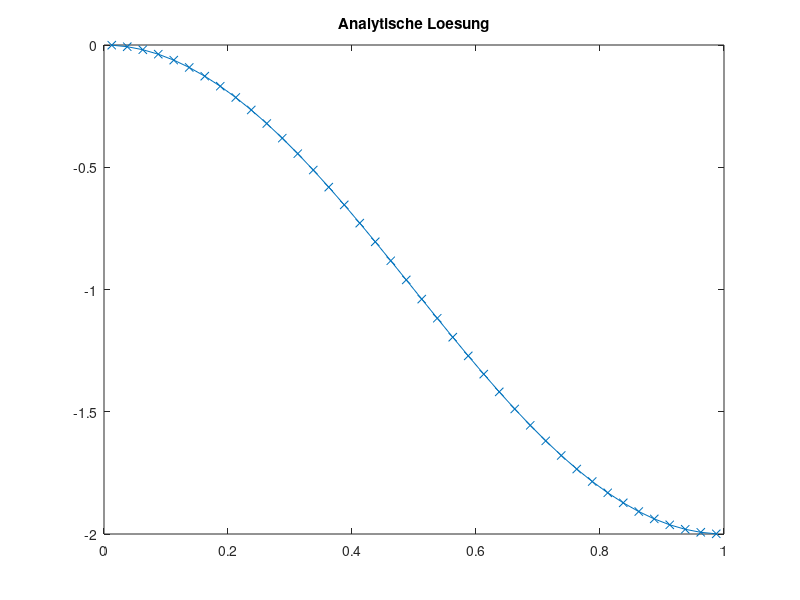
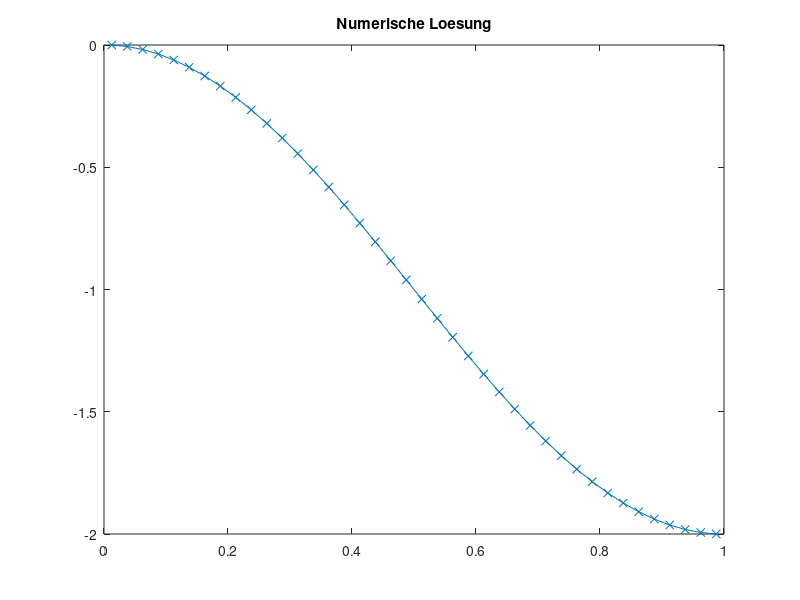
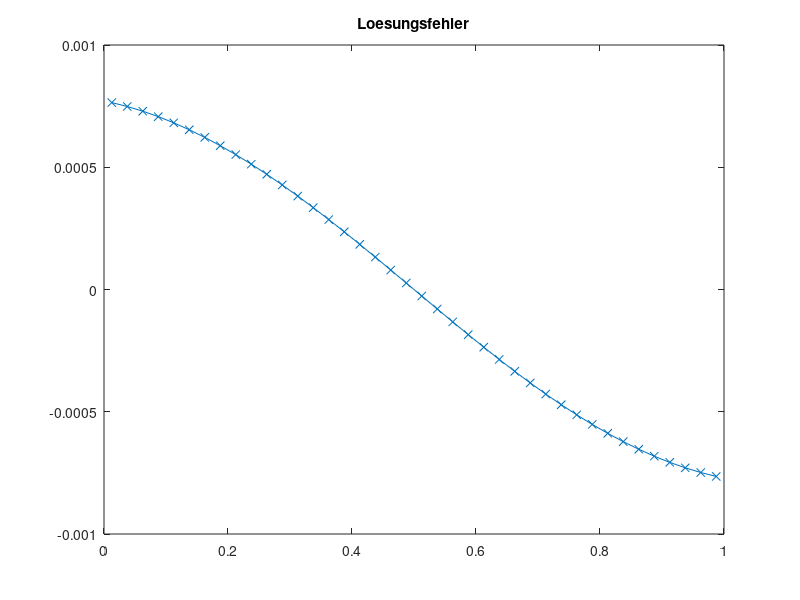
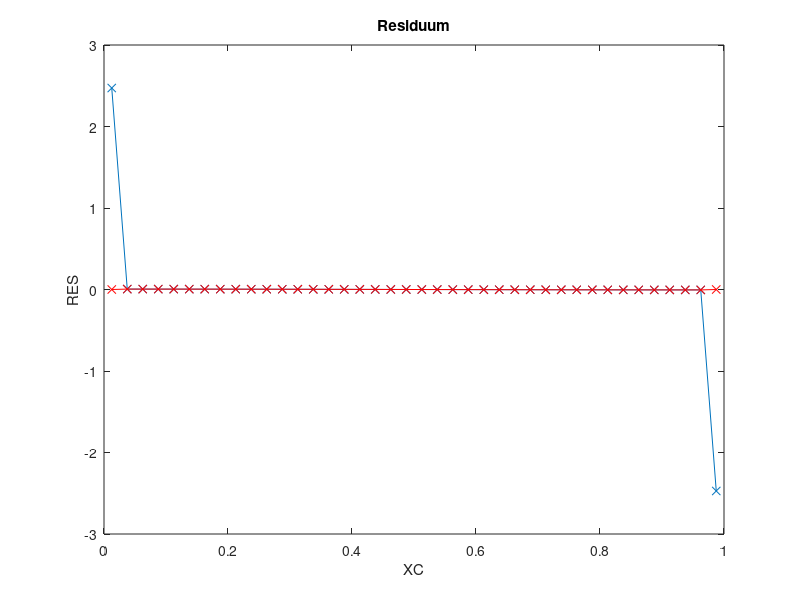

These figures' MATLAB source, in order:
clc
clear all
close all

%SOL=@(x) sin(pi*x)+1;
%MSOL=@(x)-pi^2*sin(pi*x);

SOL=@(x) cos(pi*x)-1;
MSOL=@(x)-pi^2*cos(pi*x);

DIF=1.0;
XMIN=0.0;
XMAX=1.0;

N=40; % KV's

X = linspace(XMIN, XMAX, N+1);
XC = (X(1:N)+X(2:N+1))/2;
XCR = [XMIN, XC, XMAX];

%%% ANALYTISCHE LÖSUNG
TA = zeros(1, N);
for I=1:N
  TA(I)=SOL(XC(I));
end

figure(1)
plot(XC, TA, 'x-');
title('Analytische Loesung')

%%% FVM Lösung

% Randbedingungen
RBE = SOL(XMAX);
RBW = SOL(XMIN);

% Koeffizienten speichern
AP = zeros(1, N);
AE = zeros(1, N);
AW = zeros(1, N);

for I=1:N
  DX = X(I+1)-X(I);

  DXE = XCR(I+2)-XCR(I+1);
  DXW = XCR(I+1)-XCR(I);

  AE(I) = DIF/(DXE*DX);
  AW(I) = DIF/(DXW*DX);

  AP(I) = -AE(I)-AW(I);
end

% Gesamtgleichungssystem aufstellen
A = zeros(N);
b = zeros(N,1);

for I=1:N
  b(I) = MSOL(XC(I));

  % Hauptdiagonale
  A(I,I) = AP(I);

  % Westliche Nebendiagonale
  if mod(I,N)==1
    b(I) = b(I)-AW(I)*RBW;
  else
    A(I, I-1) = AW(I);
  end

  % Östliche Nebendiagonale
  if mod(I,N)==0
    b(I) = b(I)-AE(I)*RBE;
  else
    A(I, I+1) = AE(I);
  end
end

T=A\b;

figure(2)
plot(XC, T, 'x-');
title('Numerische Loesung')

%%% Lösungsfehler berechnen
SERR=0.0;
ERR=zeros(1, N);
for I=1:N
    ERR(I)=T(I)-TA(I);
    SERR=SERR+ERR(I)^2;
end
SERR=sqrt(SERR/(N));

figure(3)
plot(XC, ERR, 'x-');
title('Loesungsfehler')

fprintf('Summierter Fehler %16.10e \n', SERR);


%%% ORDNUNG  BESTIMMEN
ERR5=2.3729365914e-02;
ERR10=5.8445323862e-03;
ERR20=1.4557255137e-03;
ERR40=3.6359464498e-04;
op=log((ERR5)/(ERR10))/log(2);
fprintf('Ordnung des Verfahrens %16.10e \n',op  );
op=log((ERR10)/(ERR20))/log(2);
fprintf('Ordnung des Verfahrens %16.10e \n',op  );
op=log((ERR20)/(ERR40))/log(2);
fprintf('Ordnung des Verfahrens %16.10e \n',op  );


%%% RESIDUUM BERECHNEN
t=zeros(N, 1);
for I=1:N
    t(I)=SOL(XC(I));
end

RES=A*t-b;

figure(4)
plot(XC,RES,'x-');

xlabel('XC')
ylabel('RES')
title('Residuum')

%%% Truncation Error berechnen

% b ohne Randwerte
TE=zeros(1, N);
for I=1:N
  b(I) = MSOL(XC(I));
end

for I=3:N-2
  DX = X(I+1)-X(I);
  TE(I) = (DX/24 * (b(I+1) - 2*b(I) + b(I-1)))... % TE_source
        + ((T(I+2)-3*T(I+1)+3*T(I)-T(I-1))/(24*DX))... % TE_e
        - ((T(I+1)-3*T(I)+3*T(I-1)-T(I-2))/(24*DX)); % TE_w
  TE(I) = TE(I)/DX; % Division durch Terme bei Quellterm
end;

% TE Sonderfälle für Randvolumen
I=2;
DX = X(I+1)-X(I);
TE(I) = (DX/24 * (b(I+1) - 2*b(I) + b(I-1)))... % TE_source
      + ((T(I+2)-3*T(I+1)+3*T(I)-T(I-1))/(24*DX))... % TE_e
      - ((T(I+1)-3*T(I)+4*T(I-1)-2*RBW)/(24*DX)); % TE_w
TE(I) = TE(I)/DX;

I = N-1;
DX = X(I+1)-X(I);
TE(I) = (DX/24 * (b(I+1) - 2*b(I) + b(I-1)))... % TE_source
      + ((2*RBE-4*T(I+1)+3*T(I)-T(I-1))/(24*DX))... % TE_e
      - ((T(I+1)-3*T(I)+3*T(I-1)-T(I-2))/(24*DX)); % TE_w
TE(I) = TE(I)/DX;

hold on;
plot(XC, TE, 'rx-');
